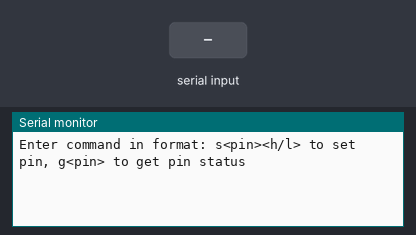
The sketch below on a simulated Arduino Uno, built with avr-gcc and run on an emulated ATmega328P. On the bench: the last lines printed to the serial monitor. The test bench sets the inputs (shaded band).

Above: at 1.2 s.
1.3 s: "90,45\n" received over Serial
At 1.8 s:
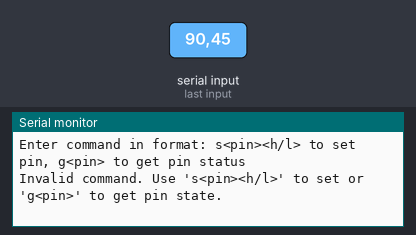
2.8 s: "s90h\n" received over Serial
At 4.0 s:
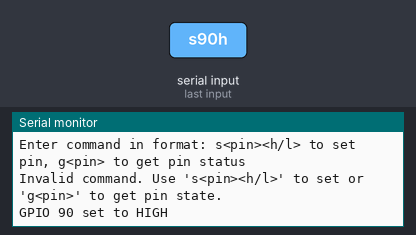
4.3 s: "g90\n" received over Serial
At 5.3 s:
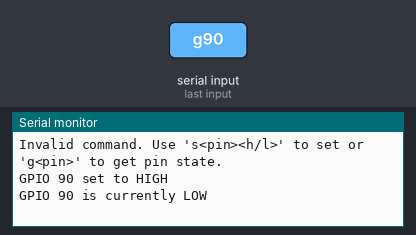

The sketch:

gpio_control.ino
```cpp
// Buffer for storing incoming serial data
String inputString = "";
bool stringComplete = false;  // Flag to check if the input is complete

void setup() {
  // Initialize Serial communication at 115200 baud rate
  Serial.begin(115200);

  // Print instructions
  Serial.println("Enter command in format: s<pin><h/l> to set pin, g<pin> to get pin status");
}

void loop() {
  // Check if a command has been entered
  if (stringComplete) {
    // Process the received command
    processCommand(inputString);

    // Clear the string
    inputString = "";
    stringComplete = false;
  }
}

// Function to process the received command
void processCommand(String command) {
  int pin_num;
  char action;

  // Parse the command (e.g., "s14h" to set pin 14 HIGH)
  if (sscanf(command.c_str(), "s%d%c", &pin_num, &action) == 2) {
    pinMode(pin_num, OUTPUT);  // Configure the pin as output

    if (action == 'h') {
      digitalWrite(pin_num, HIGH);  // Set the pin HIGH
      Serial.print("GPIO ");
      Serial.print(pin_num);
      Serial.println(" set to HIGH");
    } else if (action == 'l') {
      digitalWrite(pin_num, LOW);  // Set the pin LOW
      Serial.print("GPIO ");
      Serial.print(pin_num);
      Serial.println(" set to LOW");
    } else {
      Serial.println("Invalid action. Use 'h' for HIGH or 'l' for LOW.");
    }

  } else if (sscanf(command.c_str(), "g%d", &pin_num) == 1) {
    pinMode(pin_num, INPUT);  // Configure the pin as input
    int state = digitalRead(pin_num);  // Get the pin state

    Serial.print("GPIO ");
    Serial.print(pin_num);
    Serial.print(" is currently ");
    Serial.println(state == HIGH ? "HIGH" : "LOW");

  } else {
    Serial.println("Invalid command. Use 's<pin><h/l>' to set or 'g<pin>' to get pin state.");
  }
}

// Function to read serial input
void serialEvent() {
  while (Serial.available()) {
    // Get the new byte from the serial buffer
    char inChar = (char)Serial.read();

    // Add it to the inputString
    inputString += inChar;

    // If the incoming character is a newline, set stringComplete to true
    if (inChar == '\n') {
      stringComplete = true;
    }
  }
}
```

Measured:
- after the input at 1.3 s, the serial monitor: prints a new line at once (image 1)
- after the input at 2.8 s, the serial monitor: prints a new line at once (image 2)
- after the input at 4.3 s, the serial monitor: prints a new line at once (image 3)
